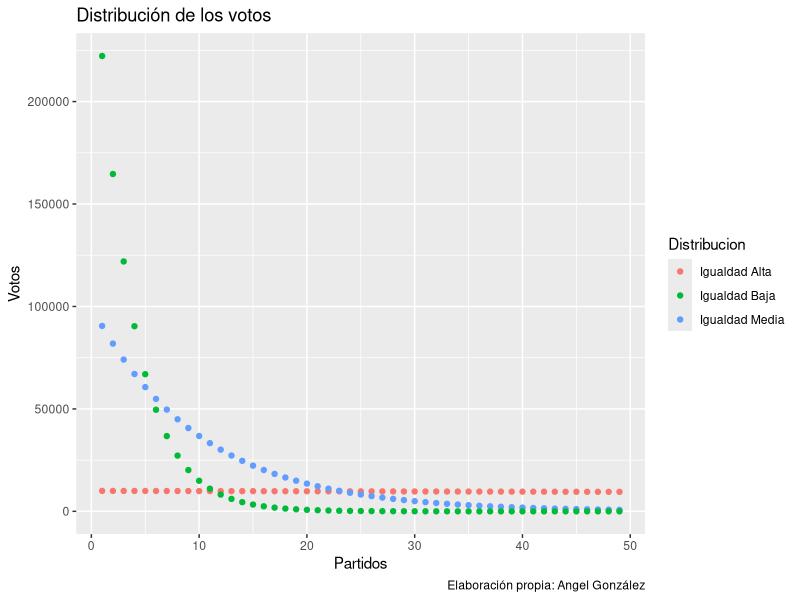
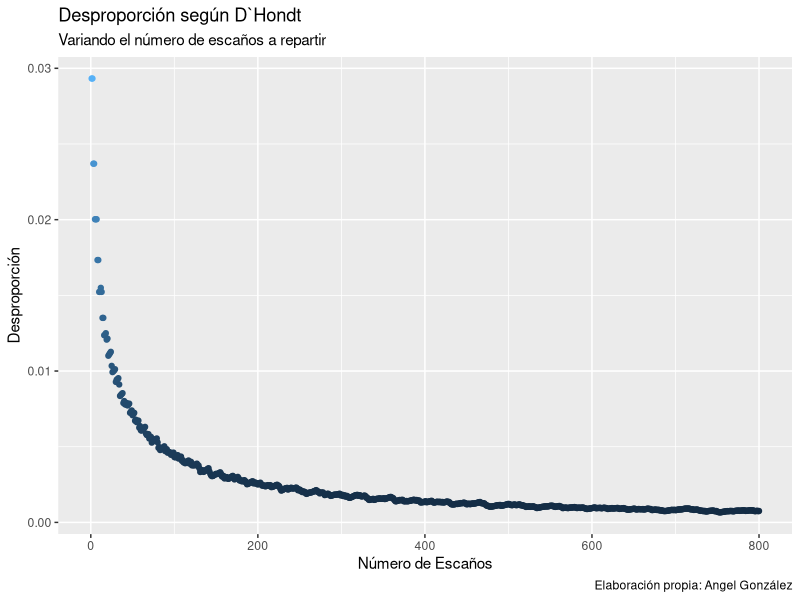
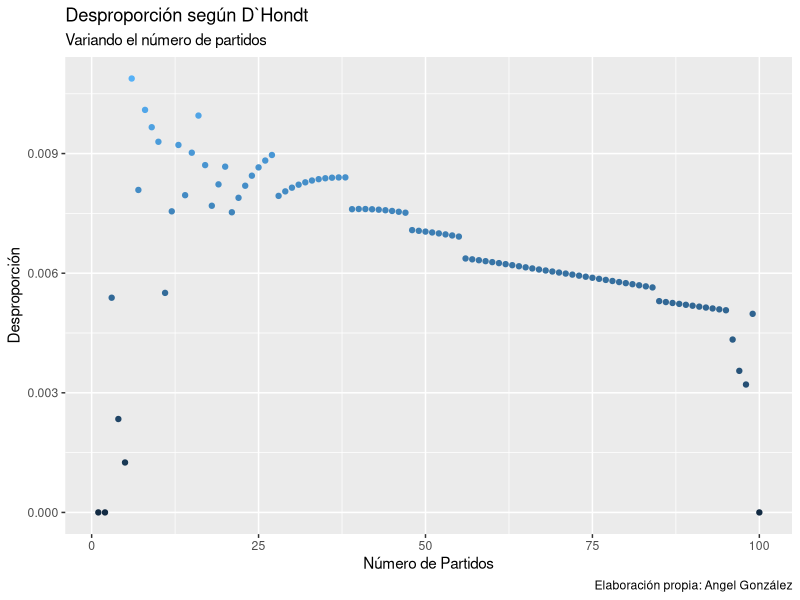
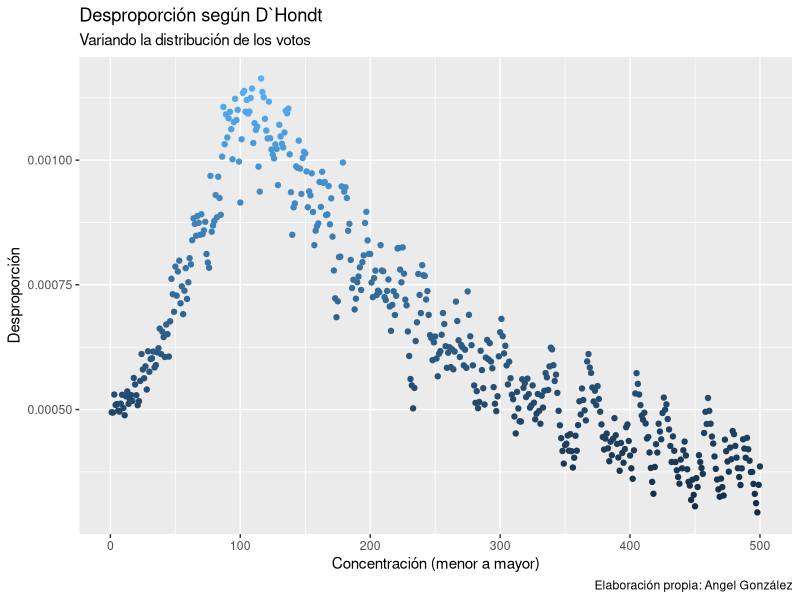
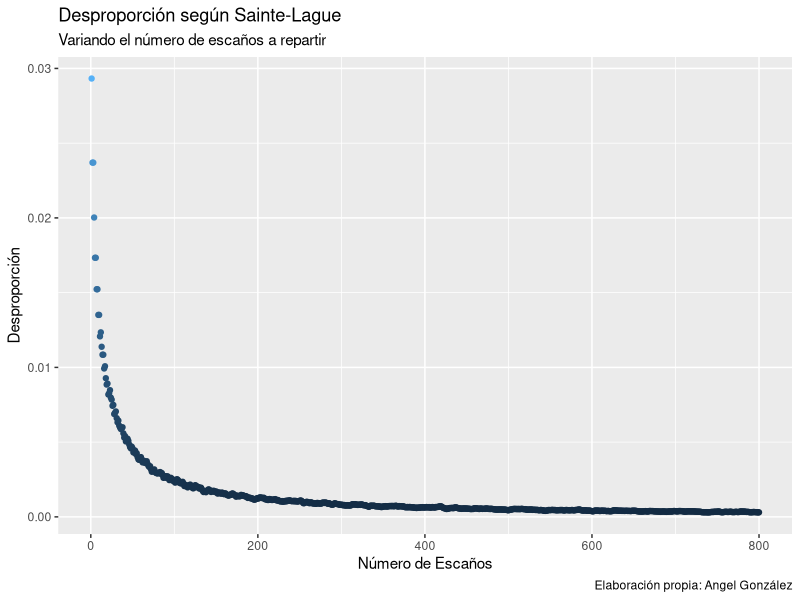
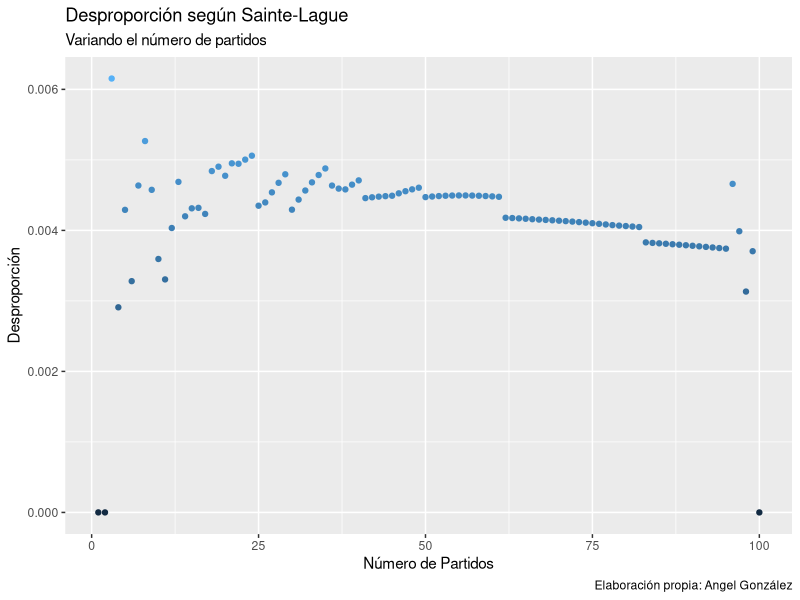
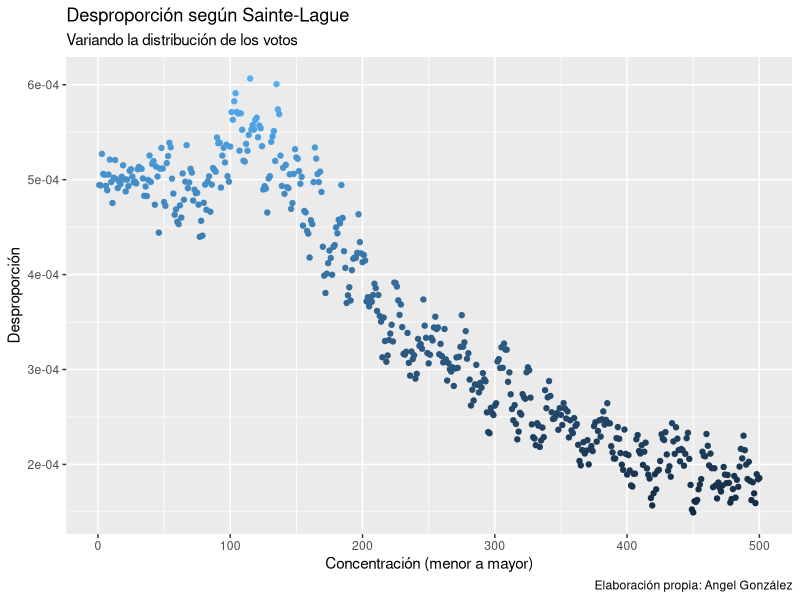
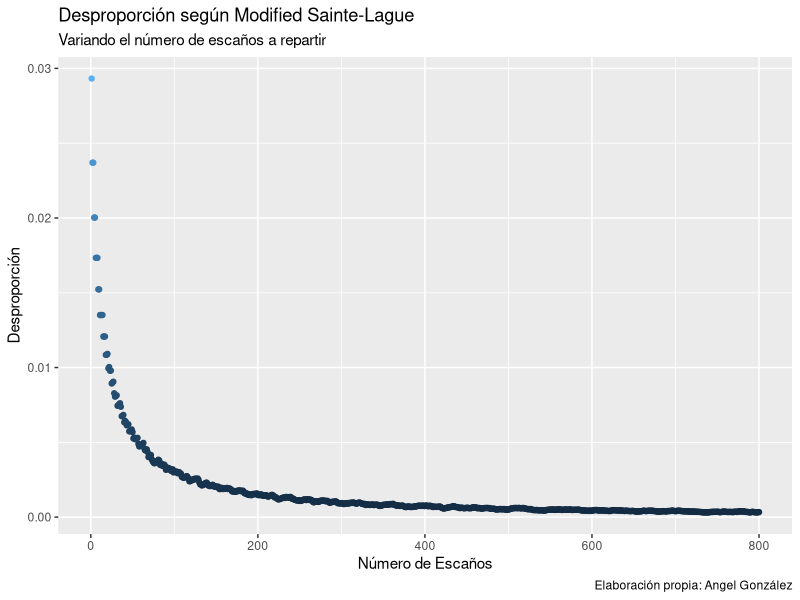

Reproduce these figures in R, in order. (Note: this script raises an error after producing the figures.)
## ---- chunk 1
knitr::opts_chunk$set(
  fig.path = "figurasR/",
  echo = FALSE, warning = FALSE, message = FALSE,
  fig.pos = "H", fig.align = "center", out.width = "95%",
  cache = FALSE
)
## ---- chunk 2

library(ggplot2)

# Fijar número de partidos
partidos <- paste("Partido_", seq_len(49), sep = "")

# Modificar la distribución de los votos
votos <- trunc(rep(x = 10e5, length(partidos)))
expon <- seq(from = 0.001, to = 1, length.out = 1000)
vot <- NULL
for (i in seq_len(1000)) {
  vot[[i]] <- votos * dexp(seq_len(length(partidos)), rate = expon[i])
}

dis1 <- data.frame("Votos" = 10 * vot[[1]], "Partidos" = seq_len(length(vot[[1]])), "Distribucion" = "Igualdad Alta")

dis2 <- data.frame("Votos" = vot[[100]], "Partidos" = seq_len(length(vot[[100]])), "Distribucion" = "Igualdad Media")

dis3 <- data.frame("Votos" = vot[[300]], "Partidos" = seq_len(length(vot[[300]])), "Distribucion" = "Igualdad Baja")

dis <- rbind(dis1, dis2, dis3)
dis$Distribucion <- as.factor(dis$Distribucion)

# var_dis_sl <- dis1

ggplot(data = dis, mapping = aes(Partidos, Votos, group = Distribucion, color = Distribucion)) +
  geom_point() +
  labs(title = "Distribución de los votos", caption = "Elaboración propia: Angel González", x = "Partidos")
## ---- chunk 3

library(ggplot2)

n_partidos <- seq_len(50)[-1]

densidad <- rep(length(n_partidos), 100)

n_escannos <- seq_len(50)
## ---- chunk 4
library(data.table)
# Variables
partidos <- paste("Partido_", seq_len(49), sep = "")
n_escannos <- 5
votos <- trunc(seq(from = 100, to = 1, length.out = length(partidos)))

asientos_dhondt <- function(partidos, votos,
                            n_escannos,
                            couta_min = 0) {
  # Cuota mínima
  nv <- sum(votos)
  vn <- votos
  vn[votos <= nv * couta_min] <- 0
  votos <- vn

  # Escaños
  div <- 1:n_escannos
  G <- sapply(div, function(x) votos / x)
  cuota <- G[order(G, decreasing = T)][n_escannos]
  W <- (G >= cuota)
  seats <- rowSums(W)
  o <- seats
  # Resultados
  data.frame("Partidos" = partidos, "Escanos" = as.numeric(o))
}

# Modelo para España
# desde <- 1 + grep(pattern = "nulos", x = colnames(datos1977))
# partidos <- colnames(datos1977)[desde:(length(colnames(datos1977)) - 1)]
# prov <- 1
# n_escannos <- datos1977$asientos[prov]
# votos <- as.numeric(datos1977[prov, desde:(ncol(datos1977) - 1)])
#
# asientos_dhondt(partidos, votos, n_escannos, couta_min = .03)
####


#
# resul <- NULL
# for (prov in seq_len(nrow(datos1977))) {
#   # Votos tenerife Alianza Popular mal contados
#   if (prov == 15) {
#     datos1977[prov, 12] <- 23866
#   }
#   n_escannos <- datos1977$asientos[prov]
#   votos <- as.numeric(datos1977[prov, desde:(ncol(datos1977) - 1)])
#   resul[[prov]] <- asientos_dhondt(partidos, votos, n_escannos, couta_min = .03)
# }
#
# resul <- as.data.table(resul)
# resultados <- cbind.data.frame("Partidos" = resul[, 1], "Escaños" = rowSums(resul[, lapply(resul, is.numeric) == TRUE, with = FALSE]))
## ---- chunk 5
# D`Hondt Prueba fijo densidad, fijo votos, fijo n_partidos, distintos escaños
partidos <- paste("Partido_", seq_len(49), sep = "")
n_escannos <- 800
votos <- trunc(seq(from = 10e5, to = 1, length.out = length(partidos)))
votos <- votos / seq_len(49)

# resul <- NULL
# for (i in seq_len(n_escannos)) {
#   # n_escannos <- i # Variable
#   # votos <- votos # Fijo
#   resul[[i]] <- asientos_dhondt(partidos, votos, i, couta_min = 0)$Escanos
# }
resul <- lapply(seq_len(n_escannos), function(x) asientos_dhondt(partidos, votos, x, couta_min = 0)$Escanos)
resul1 <- as.data.table(resul)

# resultados <- cbind.data.frame("Partidos" = resul[, 1], "Escaños" = rowSums(resul[, lapply(resul, is.numeric) == TRUE, with = FALSE]))
## ---- chunk 6
desproporción <-
  function(s, v) {
    s <- as.vector(s)
    v <- as.vector(v)
    l_s <- length(s)
    #        l_v <- length(v)
    s_s <- sum(s)
    s_v <- sum(v)
    p_s <- s / s_s
    p_v <- v / s_v

    o <- (1 / l_s) * sum(abs(p_s - p_v))
    #            nm <- 'Rae'

    # return(list(measure=nm, value=o))
    o
  }


# desproporción(s = resul1[, 1], v = votos)

dis <- apply(X = resul1[, 1:800], MARGIN = 2, FUN = function(x) desproporción(s = x, v = votos))


library(ggthemes)
# qplot(seq_len(length(dis)),dis)

dis1 <- data.frame("Desproporción" = dis, "Escannos" = seq_len(length(dis)))
var_esc_dhondt <- dis1

ggplot(data = dis1, mapping = aes(Escannos, Desproporción)) +
  geom_point(data = dis1, mapping = aes(color = Desproporción), show.legend = F) +
  scale_fill_gradient(low = "red", high = "yellow") +
  labs(subtitle = "Variando el número de escaños a repartir", title = "Desproporción según D`Hondt", caption = "Elaboración propia: Angel González", x = "Número de Escaños")
## ---- chunk 7
# D`Hondt Prueba fijo densidad, fijo votos, var n_partidos, fijo escaños
partidos <- NULL
for (i in seq_len(100)) {
  partidos[[i]] <- paste("Partido_", seq_len(i), sep = "")
}
# partidos <- paste("Partido_", seq_len(49), sep = "")
n_escannos <- 30
votos <- NULL
for (i in seq_len(100)) {
  votos[[i]] <- trunc(seq(from = 10e5, to = 1, length.out = length(partidos[[i]])))
  votos[[i]] <- votos[[i]] / seq_len(length(partidos[[i]]))
}
# votos <- trunc(seq(from = 10e5, to = 1, length.out = length(partidos)))
# votos <- votos/seq_len(length(partidos))

resul <- NULL
for (i in seq_len(length(partidos))) {
  if (i == 1) {
    next
  }
  n_escannos <- 50 # Variable
  # votos <- votos[[i]] # Fijo
  resul[[i]] <- asientos_dhondt(partidos[[i]], votos[[i]], n_escannos, couta_min = 0)$Escanos
}

resul1 <- as.data.table(resul)
# Arreglar tabla poniendo NA donde se necesita
for (i in 3:(ncol(resul1) - 2)) {
  resul1[[i - 2]][i:nrow(resul1)] <- NA
}

# Analizar la desproporción columna a columna
dis <- seq_len(length(partidos))
for (i in seq_len(length(partidos) - 1)) {
  dis[i] <- desproporción(s = as.vector(na.omit(resul1[[i]])), v = votos[[i + 1]])
}
# desproporción(s = resul1[,1],v = votos)

# dis <- apply(X = resul1,MARGIN = 2,FUN = function(x) desproporción(s = x,v = votos))
dis[100] <- 0



# qplot(seq_len(length(dis)),dis)

dis1 <- data.frame("Desproporción" = dis, "Escannos" = seq_len(length(dis)))
var_par_dhondt <- dis1

ggplot(data = dis1, mapping = aes(Escannos, Desproporción)) +
  geom_point(data = dis1, mapping = aes(color = Desproporción), show.legend = F) +
  scale_fill_gradient(low = "red", high = "yellow") +
  labs(subtitle = "Variando el número de partidos", title = "Desproporción según D`Hondt", caption = "Elaboración propia: Angel González", x = "Número de Partidos")
## ---- chunk 8
# D`Hondt Prueba var densidad, fijo votos, fijo n_partidos, fijo escaños
partidos <- paste("Partido_", seq_len(49), sep = "")
n_escannos <- 500
# votos <- trunc(seq(from = 10e5, to = 1, length.out = length(partidos)))

# Modificar la densidad de los votos
votos <- trunc(rep(x = 10e5, length(partidos)))
expon <- seq(from = 0.001, to = 1, length.out = 1000)
vot <- NULL
for (i in seq_len(1000)) {
  vot[[i]] <- votos * dexp(seq_len(length(partidos)), rate = expon[i])
}



# ut <- (datos1977[1:nrow(datos1977),9:ncol(datos1977)])
# ut <- as.matrix(ut)
# lm(1:ncol(ut)~sort(ut[1,],decreasing = T))




# Aplicarlo
resul <- NULL
for (i in seq_len(n_escannos)) {
  # n_escannos <- i # Variable
  votos <- vot[[i]] # Fijo
  resul[[i]] <- asientos_dhondt(partidos, votos, n_escannos, couta_min = 0)$Escanos
}

resul1 <- as.data.table(resul)

# Analizar la desproporción columna a columna
dis <- seq_len(ncol(resul1))
for (i in seq_len(ncol(resul1))) {
  dis[i] <- desproporción(s = resul1[[i]], v = vot[[i]])
}
# desproporción(s = resul1[,1],v = votos)

# dis <- apply(X = resul1,MARGIN = 2,FUN = function(x) desproporción(s = x,v = votos))




# qplot(seq_len(length(dis)),dis,main = "Prueba",ylab = "Desproporción",xlab = "
#       Concentración (menor a mayor)")

dis1 <- data.frame("Desproporción" = dis, "Escannos" = seq_len(length(dis)))
var_dis_dhondt <- dis1

ggplot(data = dis1, mapping = aes(Escannos, Desproporción)) +
  geom_point(data = dis1, mapping = aes(color = Desproporción), show.legend = F) +
  scale_fill_gradient(low = "red", high = "yellow") +
  labs(subtitle = "Variando la distribución de los votos", title = "Desproporción según D`Hondt", caption = "Elaboración propia: Angel González", x = "Concentración (menor a mayor)")
## ---- chunk 9
library(data.table)
# Variables
partidos <- paste("Partido_", seq_len(49), sep = "")
n_escannos <- 5
votos <- trunc(seq(from = 100, to = 1, length.out = length(partidos)))

asientos_dhondt <- function(partidos, votos,
                            n_escannos,
                            couta_min = 0) {
  # Cuota mínima
  nv <- sum(votos)
  vn <- votos
  vn[votos <= nv * couta_min] <- 0
  votos <- vn

  # Escaños
  div <- 2 * (1:n_escannos) - 1
  G <- sapply(div, function(x) votos / x)
  cuota <- G[order(G, decreasing = T)][n_escannos]
  W <- (G >= cuota)
  seats <- rowSums(W)
  o <- seats
  # Resultados
  data.frame("Partidos" = partidos, "Escanos" = as.numeric(o))
}

# Modelo para España
# desde <- 1 + grep(pattern = "nulos", x = colnames(datos1977))
# partidos <- colnames(datos1977)[desde:(length(colnames(datos1977)) - 1)]
# prov <- 1
# n_escannos <- datos1977$asientos[prov]
# votos <- as.numeric(datos1977[prov, desde:(ncol(datos1977) - 1)])
#
# asientos_dhondt(partidos, votos, n_escannos, couta_min = .03)
####


#
# resul <- NULL
# for (prov in seq_len(nrow(datos1977))) {
#   # Votos tenerife Alianza Popular mal contados
#   if (prov == 15) {
#     datos1977[prov, 12] <- 23866
#   }
#   n_escannos <- datos1977$asientos[prov]
#   votos <- as.numeric(datos1977[prov, desde:(ncol(datos1977) - 1)])
#   resul[[prov]] <- asientos_dhondt(partidos, votos, n_escannos, couta_min = .03)
# }
#
# resul <- as.data.table(resul)
# resultados <- cbind.data.frame("Partidos" = resul[, 1], "Escaños" = rowSums(resul[, lapply(resul, is.numeric) == TRUE, with = FALSE]))
## ---- chunk 10
# Sainte-Lague Prueba fijo densidad, fijo votos, fijo n_partidos, distintos escaños
partidos <- paste("Partido_", seq_len(49), sep = "")
n_escannos <- 800
votos <- trunc(seq(from = 10e5, to = 1, length.out = length(partidos)))
votos <- votos / seq_len(49)

# resul <- NULL
# for (i in seq_len(n_escannos)) {
#   n_escannos <- i # Variable
#   votos <- votos # Fijo
#   resul[[i]] <- asientos_dhondt(partidos, votos, n_escannos, couta_min = 0)$Escanos
# }
resul <- lapply(seq_len(n_escannos), function(x) asientos_dhondt(partidos, votos, x, couta_min = 0)$Escanos)
resul1 <- as.data.table(resul)

# resultados <- cbind.data.frame("Partidos" = resul[, 1], "Escaños" = rowSums(resul[, lapply(resul, is.numeric) == TRUE, with = FALSE]))
## ---- chunk 11
desproporción <-
  function(s, v) {
    s <- as.vector(s)
    v <- as.vector(v)
    l_s <- length(s)
    #        l_v <- length(v)
    s_s <- sum(s)
    s_v <- sum(v)
    p_s <- s / s_s
    p_v <- v / s_v

    o <- (1 / l_s) * sum(abs(p_s - p_v))
    #            nm <- 'Rae'

    # return(list(measure=nm, value=o))
    o
  }


# desproporción(s = resul1[, 1], v = votos)

dis <- apply(X = resul1[, 1:800], MARGIN = 2, FUN = function(x) desproporción(s = x, v = votos))


library(ggthemes)
# qplot(seq_len(length(dis)),dis)

dis1 <- data.frame("Desproporción" = dis, "Escannos" = seq_len(length(dis)))
var_esc_sl <- dis1

ggplot(data = dis1, mapping = aes(Escannos, Desproporción)) +
  geom_point(data = dis1, mapping = aes(color = Desproporción), show.legend = F) +
  scale_fill_gradient(low = "red", high = "yellow") +
  labs(subtitle = "Variando el número de escaños a repartir", title = "Desproporción según Sainte-Lague", caption = "Elaboración propia: Angel González", x = "Número de Escaños")
## ---- chunk 12
# Sainte-Lague Prueba fijo densidad, fijo votos, var n_partidos, fijo escaños
partidos <- NULL
for (i in seq_len(100)) {
  partidos[[i]] <- paste("Partido_", seq_len(i), sep = "")
}
# partidos <- paste("Partido_", seq_len(49), sep = "")
n_escannos <- 30
votos <- NULL
for (i in seq_len(100)) {
  votos[[i]] <- trunc(seq(from = 10e5, to = 1, length.out = length(partidos[[i]])))
  votos[[i]] <- votos[[i]] / seq_len(length(partidos[[i]]))
}
# votos <- trunc(seq(from = 10e5, to = 1, length.out = length(partidos)))
# votos <- votos/seq_len(length(partidos))

resul <- NULL
for (i in seq_len(length(partidos))) {
  if (i == 1) {
    next
  }
  n_escannos <- 50 # Variable
  # votos <- votos[[i]] # Fijo
  resul[[i]] <- asientos_dhondt(partidos[[i]], votos[[i]], n_escannos, couta_min = 0)$Escanos
}

resul1 <- as.data.table(resul)
# Arreglar tabla poniendo NA donde se necesita
for (i in 3:(ncol(resul1) - 2)) {
  resul1[[i - 2]][i:nrow(resul1)] <- NA
}

# Analizar la desproporción columna a columna
dis <- seq_len(length(partidos))
for (i in seq_len(length(partidos) - 1)) {
  dis[i] <- desproporción(s = as.vector(na.omit(resul1[[i]])), v = votos[[i + 1]])
}
# desproporción(s = resul1[,1],v = votos)

# dis <- apply(X = resul1,MARGIN = 2,FUN = function(x) desproporción(s = x,v = votos))
dis[100] <- 0



# qplot(seq_len(length(dis)),dis)

dis1 <- data.frame("Desproporción" = dis, "Escannos" = seq_len(length(dis)))
var_par_sl <- dis1


ggplot(data = dis1, mapping = aes(Escannos, Desproporción)) +
  geom_point(data = dis1, mapping = aes(color = Desproporción), show.legend = F) +
  scale_fill_gradient(low = "red", high = "yellow") +
  labs(subtitle = "Variando el número de partidos", title = "Desproporción según Sainte-Lague", caption = "Elaboración propia: Angel González", x = "Número de Partidos")
## ---- chunk 13
# Sainte-Lague Prueba var densidad, fijo votos, fijo n_partidos, fijo escaños
partidos <- paste("Partido_", seq_len(49), sep = "")
n_escannos <- 500
# votos <- trunc(seq(from = 10e5, to = 1, length.out = length(partidos)))

# Modificar la densidad de los votos
votos <- trunc(rep(x = 10e5, length(partidos)))
expon <- seq(from = 0.001, to = 1, length.out = 1000)
vot <- NULL
for (i in seq_len(1000)) {
  vot[[i]] <- votos * dexp(seq_len(length(partidos)), rate = expon[i])
}



# ut <- (datos1977[1:nrow(datos1977),9:ncol(datos1977)])
# ut <- as.matrix(ut)
# lm(1:ncol(ut)~sort(ut[1,],decreasing = T))




# Aplicarlo
resul <- NULL
for (i in seq_len(n_escannos)) {
  # n_escannos <- i # Variable
  votos <- vot[[i]] # Fijo
  resul[[i]] <- asientos_dhondt(partidos, votos, n_escannos, couta_min = 0)$Escanos
}

resul1 <- as.data.table(resul)

# Analizar la desproporción columna a columna
dis <- seq_len(ncol(resul1))
for (i in seq_len(ncol(resul1))) {
  dis[i] <- desproporción(s = resul1[[i]], v = vot[[i]])
}
# desproporción(s = resul1[,1],v = votos)

# dis <- apply(X = resul1,MARGIN = 2,FUN = function(x) desproporción(s = x,v = votos))




# qplot(seq_len(length(dis)),dis,main = "Prueba",ylab = "Desproporción",xlab = "
#       Concentración (menor a mayor)")

dis1 <- data.frame("Desproporción" = dis, "Escannos" = seq_len(length(dis)))
var_dis_sl <- dis1

ggplot(data = dis1, mapping = aes(Escannos, Desproporción)) +
  geom_point(data = dis1, mapping = aes(color = Desproporción), show.legend = F) +
  scale_fill_gradient(low = "red", high = "yellow") +
  labs(subtitle = "Variando la distribución de los votos", title = "Desproporción según Sainte-Lague", caption = "Elaboración propia: Angel González", x = "Concentración (menor a mayor)")
## ---- chunk 14
library(data.table)
# Variables
partidos <- paste("Partido_", seq_len(49), sep = "")
n_escannos <- 5
votos <- trunc(seq(from = 100, to = 1, length.out = length(partidos)))

asientos_dhondt <- function(partidos, votos,
                            n_escannos,
                            couta_min = 0) {
  # Cuota mínima
  nv <- sum(votos)
  vn <- votos
  vn[votos <= nv * couta_min] <- 0
  votos <- vn

  # Escaños
  div <- c(1, (10 * (2:n_escannos) - 5) / 7)
  G <- sapply(div, function(x) votos / x)
  cuota <- G[order(G, decreasing = T)][n_escannos]
  W <- (G >= cuota)
  seats <- rowSums(W)
  o <- seats
  # Resultados
  data.frame("Partidos" = partidos, "Escanos" = as.numeric(o))
}

# Modelo para España
# desde <- 1 + grep(pattern = "nulos", x = colnames(datos1977))
# partidos <- colnames(datos1977)[desde:(length(colnames(datos1977)) - 1)]
# prov <- 1
# n_escannos <- datos1977$asientos[prov]
# votos <- as.numeric(datos1977[prov, desde:(ncol(datos1977) - 1)])
#
# asientos_dhondt(partidos, votos, n_escannos, couta_min = .03)
####


#
# resul <- NULL
# for (prov in seq_len(nrow(datos1977))) {
#   # Votos tenerife Alianza Popular mal contados
#   if (prov == 15) {
#     datos1977[prov, 12] <- 23866
#   }
#   n_escannos <- datos1977$asientos[prov]
#   votos <- as.numeric(datos1977[prov, desde:(ncol(datos1977) - 1)])
#   resul[[prov]] <- asientos_dhondt(partidos, votos, n_escannos, couta_min = .03)
# }
#
# resul <- as.data.table(resul)
# resultados <- cbind.data.frame("Partidos" = resul[, 1], "Escaños" = rowSums(resul[, lapply(resul, is.numeric) == TRUE, with = FALSE]))
## ---- chunk 15
# Modified Sainte-Lague Prueba fijo densidad, fijo votos, fijo n_partidos, distintos escaños
partidos <- paste("Partido_", seq_len(49), sep = "")
n_escannos <- 800
votos <- trunc(seq(from = 10e5, to = 1, length.out = length(partidos)))
votos <- votos / seq_len(49)

# resul <- NULL
# for (i in seq_len(n_escannos)) {
#   n_escannos <- i # Variable
#   votos <- votos # Fijo
#   resul[[i]] <- asientos_dhondt(partidos, votos, n_escannos, couta_min = 0)$Escanos
# }
resul <- lapply(seq_len(n_escannos), function(x) asientos_dhondt(partidos, votos, x, couta_min = 0)$Escanos)
resul1 <- as.data.table(resul)

# resultados <- cbind.data.frame("Partidos" = resul[, 1], "Escaños" = rowSums(resul[, lapply(resul, is.numeric) == TRUE, with = FALSE]))
## ---- chunk 16
desproporción <-
  function(s, v) {
    s <- as.vector(s)
    v <- as.vector(v)
    l_s <- length(s)
    #        l_v <- length(v)
    s_s <- sum(s)
    s_v <- sum(v)
    p_s <- s / s_s
    p_v <- v / s_v

    o <- (1 / l_s) * sum(abs(p_s - p_v))
    #            nm <- 'Rae'

    # return(list(measure=nm, value=o))
    o
  }


# desproporción(s = resul1[, 1], v = votos)

dis <- apply(X = resul1[, 1:800], MARGIN = 2, FUN = function(x) desproporción(s = x, v = votos))


library(ggthemes)
# qplot(seq_len(length(dis)),dis)

dis1 <- data.frame("Desproporción" = dis, "Escannos" = seq_len(length(dis)))
var_esc_msl <- dis1

ggplot(data = dis1, mapping = aes(Escannos, Desproporción)) +
  geom_point(data = dis1, mapping = aes(color = Desproporción), show.legend = F) +
  scale_fill_gradient(low = "red", high = "yellow") +
  labs(subtitle = "Variando el número de escaños a repartir", title = "Desproporción según Modified Sainte-Lague", caption = "Elaboración propia: Angel González", x = "Número de Escaños")
## ---- chunk 17
# Modified Sainte-Lague Prueba fijo densidad, fijo votos, var n_partidos, fijo escaños
partidos <- NULL
for (i in seq_len(100)) {
  partidos[[i]] <- paste("Partido_", seq_len(i), sep = "")
}
# partidos <- paste("Partido_", seq_len(49), sep = "")
n_escannos <- 30
votos <- NULL
for (i in seq_len(100)) {
  votos[[i]] <- trunc(seq(from = 10e5, to = 1, length.out = length(partidos[[i]])))
  votos[[i]] <- votos[[i]] / seq_len(length(partidos[[i]]))
}
# votos <- trunc(seq(from = 10e5, to = 1, length.out = length(partidos)))
# votos <- votos/seq_len(length(partidos))

resul <- NULL
for (i in seq_len(length(partidos))) {
  if (i == 1) {
    next
  }
  n_escannos <- 50 # Variable
  # votos <- votos[[i]] # Fijo
  resul[[i]] <- asientos_dhondt(partidos[[i]], votos[[i]], n_escannos, couta_min = 0)$Escanos
}

resul1 <- as.data.table(resul)
# Arreglar tabla poniendo NA donde se necesita
for (i in 3:(ncol(resul1) - 2)) {
  resul1[[i - 2]][i:nrow(resul1)] <- NA
}

# Analizar la desproporción columna a columna
dis <- seq_len(length(partidos))
for (i in seq_len(length(partidos) - 1)) {
  dis[i] <- desproporción(s = as.vector(na.omit(resul1[[i]])), v = votos[[i + 1]])
}
# desproporción(s = resul1[,1],v = votos)

# dis <- apply(X = resul1,MARGIN = 2,FUN = function(x) desproporción(s = x,v = votos))
dis[100] <- 0



# qplot(seq_len(length(dis)),dis)

dis1 <- data.frame("Desproporción" = dis, "Escannos" = seq_len(length(dis)))
var_par_msl <- dis1

ggplot(data = dis1, mapping = aes(Escannos, Desproporción)) +
  geom_point(data = dis1, mapping = aes(color = Desproporción), show.legend = F) +
  scale_fill_gradient(low = "red", high = "yellow") +
  labs(subtitle = "Variando el número de partidos", title = "Desproporción según Modified Sainte-Lague", caption = "Elaboración propia: Angel González", x = "Número de Partidos")
## ---- chunk 18
# Modified Sainte-Lague Prueba var densidad, fijo votos, fijo n_partidos, fijo escaños
partidos <- paste("Partido_", seq_len(49), sep = "")
n_escannos <- 500
# votos <- trunc(seq(from = 10e5, to = 1, length.out = length(partidos)))

# Modificar la densidad de los votos
votos <- trunc(rep(x = 10e5, length(partidos)))
expon <- seq(from = 0.001, to = 1, length.out = 1000)
vot <- NULL
for (i in seq_len(1000)) {
  vot[[i]] <- votos * dexp(seq_len(length(partidos)), rate = expon[i])
}



# ut <- (datos1977[1:nrow(datos1977),9:ncol(datos1977)])
# ut <- as.matrix(ut)
# lm(1:ncol(ut)~sort(ut[1,],decreasing = T))




# Aplicarlo
resul <- NULL
for (i in seq_len(n_escannos)) {
  # n_escannos <- i # Variable
  votos <- vot[[i]] # Fijo
  resul[[i]] <- asientos_dhondt(partidos, votos, n_escannos, couta_min = 0)$Escanos
}

resul1 <- as.data.table(resul)

# Analizar la desproporción columna a columna
dis <- seq_len(ncol(resul1))
for (i in seq_len(ncol(resul1))) {
  dis[i] <- desproporción(s = resul1[[i]], v = vot[[i]])
}
# desproporción(s = resul1[,1],v = votos)

# dis <- apply(X = resul1,MARGIN = 2,FUN = function(x) desproporción(s = x,v = votos))




# qplot(seq_len(length(dis)),dis,main = "Prueba",ylab = "Desproporción",xlab = "
#       Concentración (menor a mayor)")

dis1 <- data.frame("Desproporción" = dis, "Escannos" = seq_len(length(dis)))
var_dis_msl <- dis1

ggplot(data = dis1, mapping = aes(Escannos, Desproporción)) +
  geom_point(data = dis1, mapping = aes(color = Desproporción), show.legend = F) +
  scale_fill_gradient(low = "red", high = "yellow") +
  labs(subtitle = "Variando la distribución de los votos", title = "Desproporción según Modified Sainte-Lague", caption = "Elaboración propia: Angel González", x = "Concentración (menor a mayor)")
## ---- chunk 19
library(data.table)
# Variables
partidos <- paste("Partido_", seq_len(49), sep = "")
n_escannos <- 5
votos <- trunc(seq(from = 100, to = 1, length.out = length(partidos)))

asientos_dhondt <- function(partidos, votos,
                            n_escannos,
                            couta_min = 0) {
  # Cuota mínima
  nv <- sum(votos)
  vn <- votos
  vn[votos <= nv * couta_min] <- 0
  votos <- vn

  # Escaños
  div <- ((1:n_escannos) + 1) / 2
  G <- sapply(div, function(x) votos / x)
  cuota <- G[order(G, decreasing = T)][n_escannos]
  W <- (G >= cuota)
  seats <- rowSums(W)
  o <- seats
  # Resultados
  data.frame("Partidos" = partidos, "Escanos" = as.numeric(o))
}

# Modelo para España
# desde <- 1 + grep(pattern = "nulos", x = colnames(datos1977))
# partidos <- colnames(datos1977)[desde:(length(colnames(datos1977)) - 1)]
# prov <- 1
# n_escannos <- datos1977$asientos[prov]
# votos <- as.numeric(datos1977[prov, desde:(ncol(datos1977) - 1)])
#
# asientos_dhondt(partidos, votos, n_escannos, couta_min = .03)
####


#
# resul <- NULL
# for (prov in seq_len(nrow(datos1977))) {
#   # Votos tenerife Alianza Popular mal contados
#   if (prov == 15) {
#     datos1977[prov, 12] <- 23866
#   }
#   n_escannos <- datos1977$asientos[prov]
#   votos <- as.numeric(datos1977[prov, desde:(ncol(datos1977) - 1)])
#   resul[[prov]] <- asientos_dhondt(partidos, votos, n_escannos, couta_min = .03)
# }
#
# resul <- as.data.table(resul)
# resultados <- cbind.data.frame("Partidos" = resul[, 1], "Escaños" = rowSums(resul[, lapply(resul, is.numeric) == TRUE, with = FALSE]))
## ---- chunk 20
# Imperiali Prueba fijo densidad, fijo votos, fijo n_partidos, distintos escaños
partidos <- paste("Partido_", seq_len(49), sep = "")
n_escannos <- 800
votos <- trunc(seq(from = 10e5, to = 1, length.out = length(partidos)))
votos <- votos / seq_len(49)

# resul <- NULL
# for (i in seq_len(n_escannos)) {
#   n_escannos <- i # Variable
#   votos <- votos # Fijo
#   resul[[i]] <- asientos_dhondt(partidos, votos, n_escannos, couta_min = 0)$Escanos
# }
resul <- lapply(seq_len(n_escannos), function(x) asientos_dhondt(partidos, votos, x, couta_min = 0)$Escanos)
resul1 <- as.data.table(resul)

# resultados <- cbind.data.frame("Partidos" = resul[, 1], "Escaños" = rowSums(resul[, lapply(resul, is.numeric) == TRUE, with = FALSE]))
## ---- chunk 21
desproporción <-
  function(s, v) {
    s <- as.vector(s)
    v <- as.vector(v)
    l_s <- length(s)
    #        l_v <- length(v)
    s_s <- sum(s)
    s_v <- sum(v)
    p_s <- s / s_s
    p_v <- v / s_v

    o <- (1 / l_s) * sum(abs(p_s - p_v))
    #            nm <- 'Rae'

    # return(list(measure=nm, value=o))
    o
  }


# desproporción(s = resul1[, 1], v = votos)

dis <- apply(X = resul1[, 1:800], MARGIN = 2, FUN = function(x) desproporción(s = x, v = votos))


library(ggthemes)
# qplot(seq_len(length(dis)),dis)

dis1 <- data.frame("Desproporción" = dis, "Escannos" = seq_len(length(dis)))
var_esc_imp <- dis1

ggplot(data = dis1, mapping = aes(Escannos, Desproporción)) +
  geom_point(data = dis1, mapping = aes(color = Desproporción), show.legend = F) +
  scale_fill_gradient(low = "red", high = "yellow") +
  labs(subtitle = "Variando el número de escaños a repartir", title = "Desproporción según Imperiali", caption = "Elaboración propia: Angel González", x = "Número de Escaños")
## ---- chunk 22
# Imperiali Prueba fijo densidad, fijo votos, var n_partidos, fijo escaños
partidos <- NULL
for (i in seq_len(100)) {
  partidos[[i]] <- paste("Partido_", seq_len(i), sep = "")
}
# partidos <- paste("Partido_", seq_len(49), sep = "")
n_escannos <- 30
votos <- NULL
for (i in seq_len(100)) {
  votos[[i]] <- trunc(seq(from = 10e5, to = 1, length.out = length(partidos[[i]])))
  votos[[i]] <- votos[[i]] / seq_len(length(partidos[[i]]))
}
# votos <- trunc(seq(from = 10e5, to = 1, length.out = length(partidos)))
# votos <- votos/seq_len(length(partidos))

resul <- NULL
for (i in seq_len(length(partidos))) {
  if (i == 1) {
    next
  }
  n_escannos <- 50 # Variable
  # votos <- votos[[i]] # Fijo
  resul[[i]] <- asientos_dhondt(partidos[[i]], votos[[i]], n_escannos, couta_min = 0)$Escanos
}

resul1 <- as.data.table(resul)
# Arreglar tabla poniendo NA donde se necesita
for (i in 3:(ncol(resul1) - 2)) {
  resul1[[i - 2]][i:nrow(resul1)] <- NA
}

# Analizar la desproporción columna a columna
dis <- seq_len(length(partidos))
for (i in seq_len(length(partidos) - 1)) {
  dis[i] <- desproporción(s = as.vector(na.omit(resul1[[i]])), v = votos[[i + 1]])
}
# desproporción(s = resul1[,1],v = votos)

# dis <- apply(X = resul1,MARGIN = 2,FUN = function(x) desproporción(s = x,v = votos))
dis[100] <- 0



# qplot(seq_len(length(dis)),dis)

dis1 <- data.frame("Desproporción" = dis, "Escannos" = seq_len(length(dis)))
var_par_imp <- dis1

ggplot(data = dis1, mapping = aes(Escannos, Desproporción)) +
  geom_point(data = dis1, mapping = aes(color = Desproporción), show.legend = F) +
  scale_fill_gradient(low = "red", high = "yellow") +
  labs(subtitle = "Variando el número de partidos", title = "Desproporción según Imperiali", caption = "Elaboración propia: Angel González", x = "Número de Partidos")
## ---- chunk 23
# Imperiali Prueba var densidad, fijo votos, fijo n_partidos, fijo escaños
partidos <- paste("Partido_", seq_len(49), sep = "")
n_escannos <- 500
# votos <- trunc(seq(from = 10e5, to = 1, length.out = length(partidos)))

# Modificar la densidad de los votos
votos <- trunc(rep(x = 10e5, length(partidos)))
expon <- seq(from = 0.001, to = 1, length.out = 1000)
vot <- NULL
for (i in seq_len(1000)) {
  vot[[i]] <- votos * dexp(seq_len(length(partidos)), rate = expon[i])
}



# ut <- (datos1977[1:nrow(datos1977),9:ncol(datos1977)])
# ut <- as.matrix(ut)
# lm(1:ncol(ut)~sort(ut[1,],decreasing = T))




# Aplicarlo
resul <- NULL
for (i in seq_len(n_escannos)) {
  # n_escannos <- i # Variable
  votos <- vot[[i]] # Fijo
  resul[[i]] <- asientos_dhondt(partidos, votos, n_escannos, couta_min = 0)$Escanos
}

resul1 <- as.data.table(resul)

# Analizar la desproporción columna a columna
dis <- seq_len(ncol(resul1))
for (i in seq_len(ncol(resul1))) {
  dis[i] <- desproporción(s = resul1[[i]], v = vot[[i]])
}
# desproporción(s = resul1[,1],v = votos)

# dis <- apply(X = resul1,MARGIN = 2,FUN = function(x) desproporción(s = x,v = votos))




# qplot(seq_len(length(dis)),dis,main = "Prueba",ylab = "Desproporción",xlab = "
#       Concentración (menor a mayor)")

dis1 <- data.frame("Desproporción" = dis, "Escannos" = seq_len(length(dis)))
var_dis_imp <- dis1

ggplot(data = dis1, mapping = aes(Escannos, Desproporción)) +
  geom_point(data = dis1, mapping = aes(color = Desproporción), show.legend = F) +
  scale_fill_gradient(low = "red", high = "yellow") +
  labs(subtitle = "Variando la distribución de los votos", title = "Desproporción según Imperiali", caption = "Elaboración propia: Angel González", x = "Concentración (menor a mayor)")
## ---- chunk 24
library(data.table)
# Variables
partidos <- paste("Partido_", seq_len(49), sep = "")
n_escannos <- 5
votos <- trunc(seq(from = 100, to = 1, length.out = length(partidos)))

asientos_dhondt <- function(partidos, votos,
                            n_escannos,
                            couta_min = 0) {
  # Cuota mínima
  nv <- sum(votos)
  vn <- votos
  vn[votos <= nv * couta_min] <- 0
  votos <- vn

  # Escaños
  div <- sqrt((1:n_escannos) * ((1:n_escannos) - 1))
  G <- sapply(div, function(x) votos / x)
  cuota <- G[order(G, decreasing = T)][n_escannos]
  W <- (G >= cuota)
  seats <- rowSums(W)
  o <- seats
  # Resultados
  data.frame("Partidos" = partidos, "Escanos" = as.numeric(o))
}

# Modelo para España
# desde <- 1 + grep(pattern = "nulos", x = colnames(datos1977))
# partidos <- colnames(datos1977)[desde:(length(colnames(datos1977)) - 1)]
# prov <- 1
# n_escannos <- datos1977$asientos[prov]
# votos <- as.numeric(datos1977[prov, desde:(ncol(datos1977) - 1)])
#
# asientos_dhondt(partidos, votos, n_escannos, couta_min = .03)
####


#
# resul <- NULL
# for (prov in seq_len(nrow(datos1977))) {
#   # Votos tenerife Alianza Popular mal contados
#   if (prov == 15) {
#     datos1977[prov, 12] <- 23866
#   }
#   n_escannos <- datos1977$asientos[prov]
#   votos <- as.numeric(datos1977[prov, desde:(ncol(datos1977) - 1)])
#   resul[[prov]] <- asientos_dhondt(partidos, votos, n_escannos, couta_min = .03)
# }
#
# resul <- as.data.table(resul)
# resultados <- cbind.data.frame("Partidos" = resul[, 1], "Escaños" = rowSums(resul[, lapply(resul, is.numeric) == TRUE, with = FALSE]))
## ---- chunk 25
# Huntington-Hill Prueba fijo densidad, fijo votos, fijo n_partidos, distintos escaños
partidos <- paste("Partido_", seq_len(49), sep = "")
n_escannos <- 800
votos <- trunc(seq(from = 10e5, to = 1, length.out = length(partidos)))
votos <- votos / seq_len(49)

# resul <- NULL
# for (i in seq_len(n_escannos)) {
#   n_escannos <- i # Variable
#   votos <- votos # Fijo
#   resul[[i]] <- asientos_dhondt(partidos, votos, n_escannos, couta_min = 0)$Escanos
# }
resul <- lapply(seq_len(n_escannos), function(x) asientos_dhondt(partidos, votos, x, couta_min = 0)$Escanos)
resul1 <- as.data.table(resul)

# resultados <- cbind.data.frame("Partidos" = resul[, 1], "Escaños" = rowSums(resul[, lapply(resul, is.numeric) == TRUE, with = FALSE]))
## ---- chunk 26
desproporción <-
  function(s, v) {
    s <- as.vector(s)
    v <- as.vector(v)
    l_s <- length(s)
    #        l_v <- length(v)
    s_s <- sum(s)
    s_v <- sum(v)
    p_s <- s / s_s
    p_v <- v / s_v

    o <- (1 / l_s) * sum(abs(p_s - p_v))
    #            nm <- 'Rae'

    # return(list(measure=nm, value=o))
    o
  }


# desproporción(s = resul1[, 1], v = votos)

dis <- apply(X = resul1[, 1:800], MARGIN = 2, FUN = function(x) desproporción(s = x, v = votos))


library(ggthemes)
# qplot(seq_len(length(dis)),dis)

dis1 <- data.frame("Desproporción" = dis, "Escannos" = seq_len(length(dis)))
var_esc_hh <- dis1

ggplot(data = dis1, mapping = aes(Escannos, Desproporción)) +
  geom_point(data = dis1, mapping = aes(color = Desproporción), show.legend = F) +
  scale_fill_gradient(low = "red", high = "yellow") +
  labs(subtitle = "Variando el número de escaños a repartir", title = "Desproporción según Huntington-Hill", caption = "Elaboración propia: Angel González", x = "Número de Escaños")
## ---- chunk 27
# Huntington-Hill Prueba fijo densidad, fijo votos, var n_partidos, fijo escaños
partidos <- NULL
for (i in seq_len(100)) {
  partidos[[i]] <- paste("Partido_", seq_len(i), sep = "")
}
# partidos <- paste("Partido_", seq_len(49), sep = "")
n_escannos <- 30
votos <- NULL
for (i in seq_len(100)) {
  votos[[i]] <- trunc(seq(from = 10e5, to = 1, length.out = length(partidos[[i]])))
  votos[[i]] <- votos[[i]] / seq_len(length(partidos[[i]]))
}
# votos <- trunc(seq(from = 10e5, to = 1, length.out = length(partidos)))
# votos <- votos/seq_len(length(partidos))

resul <- NULL
for (i in seq_len(length(partidos))) {
  if (i == 1) {
    next
  }
  n_escannos <- 50 # Variable
  # votos <- votos[[i]] # Fijo
  resul[[i]] <- asientos_dhondt(partidos[[i]], votos[[i]], n_escannos, couta_min = 0)$Escanos
}

resul1 <- as.data.table(resul)
# Arreglar tabla poniendo NA donde se necesita
for (i in 3:(ncol(resul1) - 2)) {
  resul1[[i - 2]][i:nrow(resul1)] <- NA
}

# Analizar la desproporción columna a columna
dis <- seq_len(length(partidos))
for (i in seq_len(length(partidos) - 1)) {
  dis[i] <- desproporción(s = as.vector(na.omit(resul1[[i]])), v = votos[[i + 1]])
}
# desproporción(s = resul1[,1],v = votos)

# dis <- apply(X = resul1,MARGIN = 2,FUN = function(x) desproporción(s = x,v = votos))
dis[100] <- 0



# qplot(seq_len(length(dis)),dis)

dis1 <- data.frame("Desproporción" = dis, "Escannos" = seq_len(length(dis)))
var_par_hh <- dis1

ggplot(data = dis1, mapping = aes(Escannos, Desproporción)) +
  geom_point(data = dis1, mapping = aes(color = Desproporción), show.legend = F) +
  scale_fill_gradient(low = "red", high = "yellow") +
  labs(subtitle = "Variando el número de partidos", title = "Desproporción según Huntington-Hill", caption = "Elaboración propia: Angel González", x = "Número de Partidos")
## ---- chunk 28
# Huntington-Hill Prueba var densidad, fijo votos, fijo n_partidos, fijo escaños
partidos <- paste("Partido_", seq_len(49), sep = "")
n_escannos <- 500
# votos <- trunc(seq(from = 10e5, to = 1, length.out = length(partidos)))

# Modificar la densidad de los votos
votos <- trunc(rep(x = 10e5, length(partidos)))
expon <- seq(from = 0.001, to = 1, length.out = 1000)
vot <- NULL
for (i in seq_len(1000)) {
  vot[[i]] <- votos * dexp(seq_len(length(partidos)), rate = expon[i])
}



# ut <- (datos1977[1:nrow(datos1977),9:ncol(datos1977)])
# ut <- as.matrix(ut)
# lm(1:ncol(ut)~sort(ut[1,],decreasing = T))




# Aplicarlo
resul <- NULL
for (i in seq_len(n_escannos)) {
  # n_escannos <- i # Variable
  votos <- vot[[i]] # Fijo
  resul[[i]] <- asientos_dhondt(partidos, votos, n_escannos, couta_min = 0)$Escanos
}

resul1 <- as.data.table(resul)

# Analizar la desproporción columna a columna
dis <- seq_len(ncol(resul1))
for (i in seq_len(ncol(resul1))) {
  dis[i] <- desproporción(s = resul1[[i]], v = vot[[i]])
}
# desproporción(s = resul1[,1],v = votos)

# dis <- apply(X = resul1,MARGIN = 2,FUN = function(x) desproporción(s = x,v = votos))




# qplot(seq_len(length(dis)),dis,main = "Prueba",ylab = "Desproporción",xlab = "
#       Concentración (menor a mayor)")

dis1 <- data.frame("Desproporción" = dis, "Escannos" = seq_len(length(dis)))
var_dis_hh <- dis1

ggplot(data = dis1, mapping = aes(Escannos, Desproporción)) +
  geom_point(data = dis1, mapping = aes(color = Desproporción), show.legend = F) +
  scale_fill_gradient(low = "red", high = "yellow") +
  labs(subtitle = "Variando la distribución de los votos", title = "Desproporción según Huntington-Hill", caption = "Elaboración propia: Angel González", x = "Concentración (menor a mayor)")
## ---- chunk 29
library(data.table)
# Variables
partidos <- paste("Partido_", seq_len(49), sep = "")
n_escannos <- 5
votos <- trunc(seq(from = 100, to = 1, length.out = length(partidos)))

asientos_dhondt <- function(partidos, votos,
                            n_escannos,
                            couta_min = 0) {
  # Cuota mínima
  nv <- sum(votos)
  vn <- votos
  vn[votos <= nv * couta_min] <- 0
  votos <- vn

  # Escaños
  div <- 1:n_escannos - 1
  div[is.na(div)] <- 0
  G <- sapply(div, function(x) votos / x)
  cuota <- G[order(G, decreasing = T)][n_escannos]
  W <- (G >= cuota)
  seats <- rowSums(W)
  o <- seats
  # Resultados
  data.frame("Partidos" = partidos, "Escanos" = as.numeric(o))
}

# Modelo para España
# desde <- 1 + grep(pattern = "nulos", x = colnames(datos1977))
# partidos <- colnames(datos1977)[desde:(length(colnames(datos1977)) - 1)]
# prov <- 1
# n_escannos <- datos1977$asientos[prov]
# votos <- as.numeric(datos1977[prov, desde:(ncol(datos1977) - 1)])
#
# asientos_dhondt(partidos, votos, n_escannos, couta_min = .03)
####


#
# resul <- NULL
# for (prov in seq_len(nrow(datos1977))) {
#   # Votos tenerife Alianza Popular mal contados
#   if (prov == 15) {
#     datos1977[prov, 12] <- 23866
#   }
#   n_escannos <- datos1977$asientos[prov]
#   votos <- as.numeric(datos1977[prov, desde:(ncol(datos1977) - 1)])
#   resul[[prov]] <- asientos_dhondt(partidos, votos, n_escannos, couta_min = .03)
# }
#
# resul <- as.data.table(resul)
# resultados <- cbind.data.frame("Partidos" = resul[, 1], "Escaños" = rowSums(resul[, lapply(resul, is.numeric) == TRUE, with = FALSE]))
## ---- chunk 30
# Adams Prueba fijo densidad, fijo votos, fijo n_partidos, distintos escaños
partidos <- paste("Partido_", seq_len(49), sep = "")
n_escannos <- 800
votos <- trunc(seq(from = 10e5, to = 1, length.out = length(partidos)))
votos <- votos / seq_len(49)

# resul <- NULL
# for (i in seq_len(n_escannos)) {
#   n_escannos <- i # Variable
#   votos <- votos # Fijo
#   resul[[i]] <- asientos_dhondt(partidos, votos, n_escannos, couta_min = 0)$Escanos
# }
resul <- lapply(seq_len(n_escannos), function(x) asientos_dhondt(partidos, votos, x, couta_min = 0)$Escanos)
resul1 <- as.data.table(resul)

# resultados <- cbind.data.frame("Partidos" = resul[, 1], "Escaños" = rowSums(resul[, lapply(resul, is.numeric) == TRUE, with = FALSE]))
## ---- chunk 31
desproporción <-
  function(s, v) {
    s <- as.vector(s)
    v <- as.vector(v)
    l_s <- length(s)
    #        l_v <- length(v)
    s_s <- sum(s)
    s_v <- sum(v)
    p_s <- s / s_s
    p_v <- v / s_v

    o <- (1 / l_s) * sum(abs(p_s - p_v))
    #            nm <- 'Rae'

    # return(list(measure=nm, value=o))
    o
  }


# desproporción(s = resul1[, 1], v = votos)

dis <- apply(X = resul1[, 1:800], MARGIN = 2, FUN = function(x) desproporción(s = x, v = votos))


library(ggthemes)
# qplot(seq_len(length(dis)),dis)

dis1 <- data.frame("Desproporción" = dis, "Escannos" = seq_len(length(dis)))
var_esc_ad <- dis1

ggplot(data = dis1, mapping = aes(Escannos, Desproporción)) +
  geom_point(data = dis1, mapping = aes(color = Desproporción), show.legend = F) +
  scale_fill_gradient(low = "red", high = "yellow") +
  labs(subtitle = "Variando el número de escaños a repartir", title = "Desproporción según Adams", caption = "Elaboración propia: Angel González", x = "Número de Escaños")
## ---- chunk 32
# Adams Prueba fijo densidad, fijo votos, var n_partidos, fijo escaños
partidos <- NULL
for (i in seq_len(100)) {
  partidos[[i]] <- paste("Partido_", seq_len(i), sep = "")
}
# partidos <- paste("Partido_", seq_len(49), sep = "")
n_escannos <- 30
votos <- NULL
for (i in seq_len(100)) {
  votos[[i]] <- trunc(seq(from = 10e5, to = 1, length.out = length(partidos[[i]])))
  votos[[i]] <- votos[[i]] / seq_len(length(partidos[[i]]))
}
# votos <- trunc(seq(from = 10e5, to = 1, length.out = length(partidos)))
# votos <- votos/seq_len(length(partidos))

resul <- NULL
for (i in seq_len(length(partidos))) {
  if (i == 1) {
    next
  }
  n_escannos <- 50 # Variable
  # votos <- votos[[i]] # Fijo
  resul[[i]] <- asientos_dhondt(partidos[[i]], votos[[i]], n_escannos, couta_min = 0)$Escanos
}

resul1 <- as.data.table(resul)
# Arreglar tabla poniendo NA donde se necesita
for (i in 3:(ncol(resul1) - 2)) {
  resul1[[i - 2]][i:nrow(resul1)] <- NA
}

# Analizar la desproporción columna a columna
dis <- seq_len(length(partidos))
for (i in seq_len(length(partidos) - 1)) {
  dis[i] <- desproporción(s = as.vector(na.omit(resul1[[i]])), v = votos[[i + 1]])
}
# desproporción(s = resul1[,1],v = votos)

# dis <- apply(X = resul1,MARGIN = 2,FUN = function(x) desproporción(s = x,v = votos))
dis[100] <- 0



# qplot(seq_len(length(dis)),dis)

dis1 <- data.frame("Desproporción" = dis, "Escannos" = seq_len(length(dis)))
var_par_ad <- dis1

ggplot(data = dis1, mapping = aes(Escannos, Desproporción)) +
  geom_point(data = dis1, mapping = aes(color = Desproporción), show.legend = F) +
  scale_fill_gradient(low = "red", high = "yellow") +
  labs(subtitle = "Variando el número de partidos", title = "Desproporción según Adams", caption = "Elaboración propia: Angel González", x = "Número de Partidos")
## ---- chunk 33
# Adams Prueba var densidad, fijo votos, fijo n_partidos, fijo escaños
partidos <- paste("Partido_", seq_len(49), sep = "")
n_escannos <- 500
# votos <- trunc(seq(from = 10e5, to = 1, length.out = length(partidos)))

# Modificar la densidad de los votos
votos <- trunc(rep(x = 10e5, length(partidos)))
expon <- seq(from = 0.001, to = 1, length.out = 1000)
vot <- NULL
for (i in seq_len(1000)) {
  vot[[i]] <- votos * dexp(seq_len(length(partidos)), rate = expon[i])
}



# ut <- (datos1977[1:nrow(datos1977),9:ncol(datos1977)])
# ut <- as.matrix(ut)
# lm(1:ncol(ut)~sort(ut[1,],decreasing = T))




# Aplicarlo
resul <- NULL
for (i in seq_len(n_escannos)) {
  # n_escannos <- i # Variable
  votos <- vot[[i]] # Fijo
  resul[[i]] <- asientos_dhondt(partidos, votos, n_escannos, couta_min = 0)$Escanos
}

resul1 <- as.data.table(resul)

# Analizar la desproporción columna a columna
dis <- seq_len(ncol(resul1))
for (i in seq_len(ncol(resul1))) {
  dis[i] <- desproporción(s = resul1[[i]], v = vot[[i]])
}
# desproporción(s = resul1[,1],v = votos)

# dis <- apply(X = resul1,MARGIN = 2,FUN = function(x) desproporción(s = x,v = votos))




# qplot(seq_len(length(dis)),dis,main = "Prueba",ylab = "Desproporción",xlab = "
#       Concentración (menor a mayor)")

dis1 <- data.frame("Desproporción" = dis, "Escannos" = seq_len(length(dis)))
var_dis_ad <- dis1

ggplot(data = dis1, mapping = aes(Escannos, Desproporción)) +
  geom_point(data = dis1, mapping = aes(color = Desproporción), show.legend = F) +
  scale_fill_gradient(low = "red", high = "yellow") +
  labs(subtitle = "Variando la distribución de los votos", title = "Desproporción según Adams", caption = "Elaboración propia: Angel González", x = "Concentración (menor a mayor)")
## ---- chunk 34
library(data.table)
# Variables
partidos <- paste("Partido_", seq_len(49), sep = "")
n_escannos <- 5
votos <- trunc(seq(from = 100, to = 1, length.out = length(partidos)))

asientos_dhondt <- function(partidos, votos,
                            n_escannos,
                            couta_min = 0) {
  # Cuota mínima
  nv <- sum(votos)
  vn <- votos
  vn[votos <= nv * couta_min] <- 0
  votos <- vn

  # Escaños
  div <- 3 * (1:n_escannos) - 2
  G <- sapply(div, function(x) votos / x)
  cuota <- G[order(G, decreasing = T)][n_escannos]
  W <- (G >= cuota)
  seats <- rowSums(W)
  o <- seats
  # Resultados
  data.frame("Partidos" = partidos, "Escanos" = as.numeric(o))
}

# Modelo para España
# desde <- 1 + grep(pattern = "nulos", x = colnames(datos1977))
# partidos <- colnames(datos1977)[desde:(length(colnames(datos1977)) - 1)]
# prov <- 1
# n_escannos <- datos1977$asientos[prov]
# votos <- as.numeric(datos1977[prov, desde:(ncol(datos1977) - 1)])
#
# asientos_dhondt(partidos, votos, n_escannos, couta_min = .03)
####


#
# resul <- NULL
# for (prov in seq_len(nrow(datos1977))) {
#   # Votos tenerife Alianza Popular mal contados
#   if (prov == 15) {
#     datos1977[prov, 12] <- 23866
#   }
#   n_escannos <- datos1977$asientos[prov]
#   votos <- as.numeric(datos1977[prov, desde:(ncol(datos1977) - 1)])
#   resul[[prov]] <- asientos_dhondt(partidos, votos, n_escannos, couta_min = .03)
# }
#
# resul <- as.data.table(resul)
# resultados <- cbind.data.frame("Partidos" = resul[, 1], "Escaños" = rowSums(resul[, lapply(resul, is.numeric) == TRUE, with = FALSE]))
## ---- chunk 35
# Danish Prueba fijo densidad, fijo votos, fijo n_partidos, distintos escaños
partidos <- paste("Partido_", seq_len(49), sep = "")
n_escannos <- 800
votos <- trunc(seq(from = 10e5, to = 1, length.out = length(partidos)))
votos <- votos / seq_len(49)

# resul <- NULL
# for (i in seq_len(n_escannos)) {
#   n_escannos <- i # Variable
#   votos <- votos # Fijo
#   resul[[i]] <- asientos_dhondt(partidos, votos, n_escannos, couta_min = 0)$Escanos
# }
resul <- lapply(seq_len(n_escannos), function(x) asientos_dhondt(partidos, votos, x, couta_min = 0)$Escanos)
resul1 <- as.data.table(resul)

# resultados <- cbind.data.frame("Partidos" = resul[, 1], "Escaños" = rowSums(resul[, lapply(resul, is.numeric) == TRUE, with = FALSE]))
## ---- chunk 36
desproporción <-
  function(s, v) {
    s <- as.vector(s)
    v <- as.vector(v)
    l_s <- length(s)
    #        l_v <- length(v)
    s_s <- sum(s)
    s_v <- sum(v)
    p_s <- s / s_s
    p_v <- v / s_v

    o <- (1 / l_s) * sum(abs(p_s - p_v))
    #            nm <- 'Rae'

    # return(list(measure=nm, value=o))
    o
  }


# desproporción(s = resul1[, 1], v = votos)

dis <- apply(X = resul1[, 1:800], MARGIN = 2, FUN = function(x) desproporción(s = x, v = votos))


library(ggthemes)
# qplot(seq_len(length(dis)),dis)

dis1 <- data.frame("Desproporción" = dis, "Escannos" = seq_len(length(dis)))
var_esc_dan <- dis1

ggplot(data = dis1, mapping = aes(Escannos, Desproporción)) +
  geom_point(data = dis1, mapping = aes(color = Desproporción), show.legend = F) +
  scale_fill_gradient(low = "red", high = "yellow") +
  labs(subtitle = "Variando el número de escaños a repartir", title = "Desproporción según Danish", caption = "Elaboración propia: Angel González", x = "Número de Escaños")
## ---- chunk 37
# Danish Prueba fijo densidad, fijo votos, var n_partidos, fijo escaños
partidos <- NULL
for (i in seq_len(100)) {
  partidos[[i]] <- paste("Partido_", seq_len(i), sep = "")
}
# partidos <- paste("Partido_", seq_len(49), sep = "")
n_escannos <- 30
votos <- NULL
for (i in seq_len(100)) {
  votos[[i]] <- trunc(seq(from = 10e5, to = 1, length.out = length(partidos[[i]])))
  votos[[i]] <- votos[[i]] / seq_len(length(partidos[[i]]))
}
# votos <- trunc(seq(from = 10e5, to = 1, length.out = length(partidos)))
# votos <- votos/seq_len(length(partidos))

resul <- NULL
for (i in seq_len(length(partidos))) {
  if (i == 1) {
    next
  }
  n_escannos <- 50 # Variable
  # votos <- votos[[i]] # Fijo
  resul[[i]] <- asientos_dhondt(partidos[[i]], votos[[i]], n_escannos, couta_min = 0)$Escanos
}

resul1 <- as.data.table(resul)
# Arreglar tabla poniendo NA donde se necesita
for (i in 3:(ncol(resul1) - 2)) {
  resul1[[i - 2]][i:nrow(resul1)] <- NA
}

# Analizar la desproporción columna a columna
dis <- seq_len(length(partidos))
for (i in seq_len(length(partidos) - 1)) {
  dis[i] <- desproporción(s = as.vector(na.omit(resul1[[i]])), v = votos[[i + 1]])
}
# desproporción(s = resul1[,1],v = votos)

# dis <- apply(X = resul1,MARGIN = 2,FUN = function(x) desproporción(s = x,v = votos))
dis[100] <- 0



# qplot(seq_len(length(dis)),dis)

dis1 <- data.frame("Desproporción" = dis, "Escannos" = seq_len(length(dis)))
var_par_dan <- dis1

ggplot(data = dis1, mapping = aes(Escannos, Desproporción)) +
  geom_point(data = dis1, mapping = aes(color = Desproporción), show.legend = F) +
  scale_fill_gradient(low = "red", high = "yellow") +
  labs(subtitle = "Variando el número de partidos", title = "Desproporción según Danish", caption = "Elaboración propia: Angel González", x = "Número de Partidos")
## ---- chunk 38
# Danish Prueba var densidad, fijo votos, fijo n_partidos, fijo escaños
partidos <- paste("Partido_", seq_len(49), sep = "")
n_escannos <- 500
# votos <- trunc(seq(from = 10e5, to = 1, length.out = length(partidos)))

# Modificar la densidad de los votos
votos <- trunc(rep(x = 10e5, length(partidos)))
expon <- seq(from = 0.001, to = 1, length.out = 1000)
vot <- NULL
for (i in seq_len(1000)) {
  vot[[i]] <- votos * dexp(seq_len(length(partidos)), rate = expon[i])
}



# ut <- (datos1977[1:nrow(datos1977),9:ncol(datos1977)])
# ut <- as.matrix(ut)
# lm(1:ncol(ut)~sort(ut[1,],decreasing = T))




# Aplicarlo
resul <- NULL
for (i in seq_len(n_escannos)) {
  # n_escannos <- i # Variable
  votos <- vot[[i]] # Fijo
  resul[[i]] <- asientos_dhondt(partidos, votos, n_escannos, couta_min = 0)$Escanos
}

resul1 <- as.data.table(resul)

# Analizar la desproporción columna a columna
dis <- seq_len(ncol(resul1))
for (i in seq_len(ncol(resul1))) {
  dis[i] <- desproporción(s = resul1[[i]], v = vot[[i]])
}
# desproporción(s = resul1[,1],v = votos)

# dis <- apply(X = resul1,MARGIN = 2,FUN = function(x) desproporción(s = x,v = votos))




# qplot(seq_len(length(dis)),dis,main = "Prueba",ylab = "Desproporción",xlab = "
#       Concentración (menor a mayor)")

dis1 <- data.frame("Desproporción" = dis, "Escannos" = seq_len(length(dis)))
var_dis_dan <- dis1

ggplot(data = dis1, mapping = aes(Escannos, Desproporción)) +
  geom_point(data = dis1, mapping = aes(color = Desproporción), show.legend = F) +
  scale_fill_gradient(low = "red", high = "yellow") +
  labs(subtitle = "Variando la distribución de los votos", title = "Desproporción según Danish", caption = "Elaboración propia: Angel González", x = "Concentración (menor a mayor)")
## ---- chunk 39
var_esc_dhondt$Metodo <- "D`Hondt"
var_esc_sl$Metodo <- "Sainte-Lague"
var_esc_msl$Metodo <- "Modified Sainte-Lague"
var_esc_imp$Metodo <- "Imperiali"
var_esc_hh$Metodo <- "Huntington-Hill"
var_esc_ad$Metodo <- "Adams"
var_esc_dan$Metodo <- "Danish"

var_esc <- rbind(var_esc_dhondt, var_esc_sl, var_esc_msl, var_esc_imp, var_esc_hh, var_esc_ad, var_esc_dan)

# ggplot(data = var_esc, mapping = aes(Escannos, Desproporción)) +
#   # geom_point(data = var_esc, mapping = aes(fill = "Metodo"), show.legend = F) +
#   geom_point() +
#   facet_grid(cols = vars(Metodo)) +
#   scale_fill_gradient(low = "red", high = "yellow") +
#   labs(subtitle = "Variando la distribución de los votos", title = "Desproporción según Danish", caption = "Elaboración propia: Angel González", x = "Concentración (menor a mayor)")

ggplot(data = var_esc, mapping = aes(Escannos, Desproporción)) +
  geom_point(aes(colour = factor(Metodo))) +
  labs(subtitle = "Variando el número de escaños a repartir", title = "Desproporción ", caption = "Elaboración propia: Angel González", x = "Número de Escaños") +
  # labs(title = "Variando la distribución de los votos", subtitle = "Desproporción", caption = "Elaboración propia: Angel González", x = "Número de Escaños")+
  guides(color = guide_legend(title = "Método")) +
  theme(
    legend.position = c(.95, .95),
    legend.justification = c("right", "top"),
    legend.box.just = "right",
    legend.margin = margin(6, 6, 6, 6)
  )
## ---- chunk 40
var_esc_dhondt$Metodo <- "D`Hondt"
var_esc_sl$Metodo <- "Sainte-Lague"
var_esc_msl$Metodo <- "Modified Sainte-Lague"
var_esc_imp$Metodo <- "Imperiali"
var_esc_hh$Metodo <- "Huntington-Hill"
var_esc_ad$Metodo <- "Adams"
var_esc_dan$Metodo <- "Danish"

var_esc <- rbind(var_esc_dhondt, var_esc_sl, var_esc_msl, var_esc_imp, var_esc_hh, var_esc_ad, var_esc_dan)

# ggplot(data = var_esc, mapping = aes(Escannos, Desproporción)) +
#   # geom_point(data = var_esc, mapping = aes(fill = "Metodo"), show.legend = F) +
#   geom_point() +
#   facet_grid(cols = vars(Metodo)) +
#   scale_fill_gradient(low = "red", high = "yellow") +
#   labs(subtitle = "Variando la distribución de los votos", title = "Desproporción según Danish", caption = "Elaboración propia: Angel González", x = "Concentración (menor a mayor)")

ggplot(data = var_esc[var_esc$Escannos > 300 & var_esc$Escannos < 400, ], mapping = aes(Escannos, Desproporción)) +
  geom_point(aes(colour = factor(Metodo))) +
  labs(subtitle = "Variando el número de escaños a repartir", title = "Desproporción ", caption = "Elaboración propia: Angel González", x = "Número de Escaños") +
  guides(color = guide_legend(title = "Método")) +
  theme(
    legend.position = c(.95, .95),
    legend.justification = c("right", "top"),
    legend.box.just = "right",
    legend.margin = margin(6, 6, 6, 6)
  )
## ---- chunk 41
var_par_dhondt$Metodo <- "D`Hondt"
var_par_sl$Metodo <- "Sainte-Lague"
var_par_msl$Metodo <- "Modified Sainte-Lague"
var_par_imp$Metodo <- "Imperiali"
var_par_hh$Metodo <- "Huntington-Hill"
var_par_ad$Metodo <- "Adams"
var_par_dan$Metodo <- "Danish"

var_par <- rbind(var_par_dhondt, var_par_sl, var_par_msl, var_par_imp, var_par_hh, var_par_ad, var_par_dan)


ggplot(data = var_par, mapping = aes(Escannos, Desproporción)) +
  geom_point(aes(colour = factor(Metodo))) +
  labs(subtitle = "Variando el número de partidos", title = "Desproporción", caption = "Elaboración propia: Angel González", x = "Número de partidos") +
  guides(color = guide_legend(title = "Método")) +
  theme(
    legend.position = c(.95, .95),
    legend.justification = c("right", "top"),
    legend.box.just = "right",
    legend.margin = margin(6, 6, 6, 6)
  )
## ---- chunk 42
var_par_dhondt$Metodo <- "D`Hondt"
var_par_sl$Metodo <- "Sainte-Lague"
var_par_msl$Metodo <- "Modified Sainte-Lague"
var_par_imp$Metodo <- "Imperiali"
var_par_hh$Metodo <- "Huntington-Hill"
var_par_ad$Metodo <- "Adams"
var_par_dan$Metodo <- "Danish"

var_par <- rbind(var_par_dhondt, var_par_sl, var_par_msl, var_par_imp, var_par_hh, var_par_ad, var_par_dan)


ggplot(data = var_par[var_par$Escannos < 50, ], mapping = aes(Escannos, Desproporción)) +
  geom_point(aes(colour = factor(Metodo))) +
  geom_line(aes(colour = factor(Metodo)), size = 1) +
  labs(subtitle = "Variando el número de partidos", title = "Desproporción", caption = "Elaboración propia: Angel González", x = "Número de partidos") +
  guides(color = guide_legend(title = "Método")) +
  theme(
    legend.position = c(.95, .95),
    legend.justification = c("right", "top"),
    legend.box.just = "right",
    legend.margin = margin(6, 6, 6, 6)
  )
## ---- chunk 43
var_dis_dhondt$Metodo <- "D`Hondt"
var_dis_sl$Metodo <- "Sainte-Lague"
var_dis_msl$Metodo <- "Modified Sainte-Lague"
var_dis_imp$Metodo <- "Imperiali"
var_dis_hh$Metodo <- "Huntington-Hill"
var_dis_ad$Metodo <- "Adams"
var_dis_dan$Metodo <- "Danish"

var_dis <- rbind(var_dis_dhondt, var_dis_sl, var_dis_msl, var_dis_imp, var_dis_hh, var_dis_ad, var_dis_dan)


ggplot(data = var_dis, mapping = aes(Escannos, Desproporción)) +
  geom_point(aes(colour = factor(Metodo))) +
  labs(subtitle = "Variando la distribucion de los votos", title = "Desproporción", caption = "Elaboración propia: Angel González", x = "Concentración (menor a mayor)") +
  guides(color = guide_legend(title = "Método")) +
  theme(
    legend.position = c(.95, .95),
    legend.justification = c("right", "top"),
    legend.box.just = "right",
    legend.margin = margin(6, 6, 6, 6)
  )
## ---- chunk 44
var_dis_dhondt$Metodo <- "D`Hondt"
var_dis_sl$Metodo <- "Sainte-Lague"
var_dis_msl$Metodo <- "Modified Sainte-Lague"
var_dis_imp$Metodo <- "Imperiali"
var_dis_hh$Metodo <- "Huntington-Hill"
var_dis_ad$Metodo <- "Adams"
var_dis_dan$Metodo <- "Danish"

var_dis <- rbind(var_dis_dhondt, var_dis_sl, var_dis_msl, var_dis_imp, var_dis_hh, var_dis_ad, var_dis_dan)


ggplot(data = var_dis[var_dis$Escannos > 400, ], mapping = aes(Escannos, Desproporción)) +
  geom_point(aes(colour = factor(Metodo))) +
  labs(subtitle = "Variando la distribucion de los votos", title = "Desproporción", caption = "Elaboración propia: Angel González", x = "Concentración (menor a mayor)") +
  guides(color = guide_legend(title = "Método")) +
  theme(
    legend.position = c(.95, .95),
    legend.justification = c("right", "top"),
    legend.box.just = "right",
    legend.margin = margin(6, 6, 6, 6)
  )
## ---- chunk 45
knitr::write_bib(c(
  "knitr", "rmarkdown", "dplyr", "ggplot2", "xtable",
  "stringr", "shiny", "flexdashboard", "htmlwidgets",
  "bookdown", "tidyselect", "tibble", "scales"
),
file = "bib/paquetemio.bib",
width = 60
)
